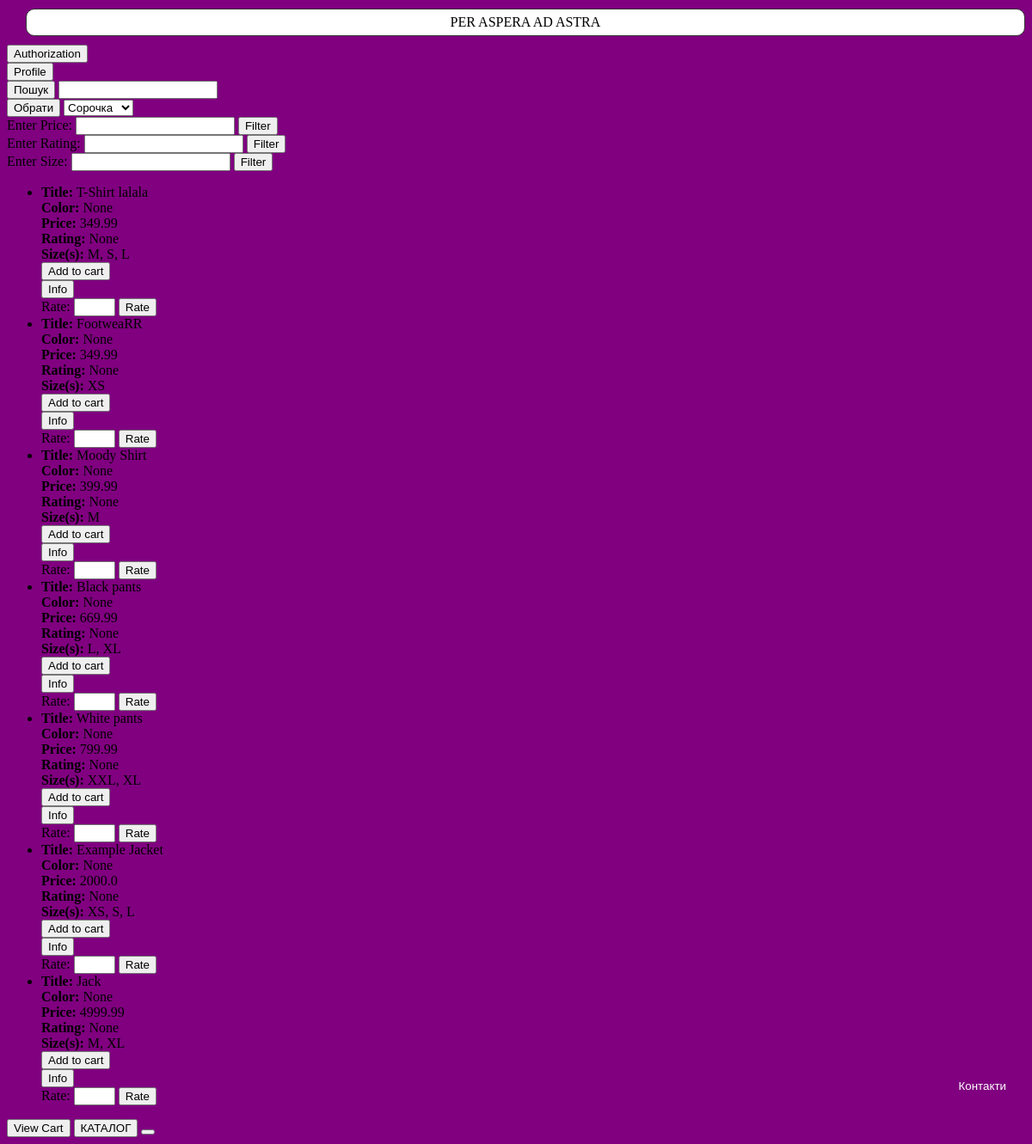
The page / on the database its author committed.
### tables this page shows
CREATE TABLE products
(
    product_id   INTEGER,
    seller_id    INTEGER,
    title        TEXT,
    price        REAL,
    rating       INTEGER,
    rating_count INTEGER,
    color        TEXT,
    primary key (product_id autoincrement),
    constraint products
        foreign key (seller_id) references seller
);

### server.py (the view)
@app.route('/')
def index():
    cursor.execute('''
                    SELECT products.product_id, products.title, products.color, products.price, products.rating, sizes.size
                    FROM products
                    JOIN sizes ON products.product_id = sizes.product_id
                    ORDER BY products.price ASC
                ''')
    result = cursor.fetchall()
    return render_template('index.html', result=result)

### templates/index.html (shortened to what this page needs)
<!DOCTYPE html>
<html lang="en" xmlns="http://www.w3.org/1999/html">
<head>
</head>
<body>
    <datails>
        <summary>PER ASPERA AD ASTRA</summary>
    </datails>
    <body>
        <div class="main-container">
    <div class="form-group">
        <a href="/authorization">
            <button type="button">Authorization</button>
        </a>
    </div>
</div>
        <div class="main-container">
    <div class="form-group">
        <a href="/profile">
            <button type="button">Profile</button>
        </a>
    </div>
</div>
       <form action="search" method="POST">
        <button onclick="changefont()">Пошук</button>
        <input type="text" name="query">
        </form>
        <form action="catalog" method="POST">
        <button onclick="changefont()">Обрати</button>
        <select name="clothes" id="clothesSelect">
            <option value="Shirt">Сорочка</option>
        </select>
        </form>
         <form action="/filter_price" method="GET" id="filterForm">
            <label for="price">Enter Price:</label>
            <input type="text" id="price" name="name" value="{{ price }}" required>
            <button type="submit">Filter</button>
         </form>
       <form action="/filter_rating" method="GET">
            <label for="rating">Enter Rating:</label>
            <input type="text" id="rating" name="name" value="{{ rating }}" required>
            <button type="submit">Filter</button>
         </form>
         <form action="/filter_size" method="POST">
            <label for="size">Enter Size:</label>
            <input type="text" id="size" name="query" required>
            <button type="submit">Filter</button>
         </form>
<ul id="infoContainer">
    {% set grouped_results = {} %}
{% for item in result %}
    {% set product_key = (item[0], item[1], item[2], item[3], item[4]) %}
{% endfor %}
    {% for product_key, sizes in grouped_results.items() %}
        <li>
            <strong>Title:</strong> {{ product_key[1] }} <br>
            <strong>Color:</strong> {{ product_key[2] }} <br>
            <strong>Price:</strong> {{ product_key[3] }} <br>
            <strong>Rating:</strong> {{ product_key[4] }} <br>
            <strong>Size(s):</strong> {{ sizes|join(', ') }} <br>
            <form id="addToBasketForm{{ product_key[0] }}" action="/add_to_basket" method="post">
                <button type="button" onclick="addToBasket('{{ product_key[0] }}')">Add to cart</button>
            </form>
            <form action="/title" method="get">
                <button type="button" id="viewDetailsButton" onclick="viewProductDetails('{{ product_key[0] }}')">Info</button>
            </form>
            <form action="/rating" method="POST" id="ratingForm" onsubmit="return rateProduct('{{ product_key[0] }}')">
                <label for="rating{{ product_key[0] }}">Rate:</label>
                <input type="number" id="rating{{ product_key[0] }}" name="rating" min="0" max="5" required>
                <button type="submit">Rate</button>
            </form>
        </li>
    {% endfor %}
</ul>
<button onclick="viewCart()">View Cart</button>
<button onclick="changeBg()">КАТАЛОГ</button>
    <button> </button>
     <button class="кнопка-контакти" onclick="показатиКонтакти()">Контакти</button>
    </body>
    <html />

### templates/index.html (style rules this page uses)
html { background-color: #800080; }
summary { height: 30px; width: 98%; position: relative; left: 1%; border: 1px solid #333; margin: 10px; text-align: center; line-height: 30px; border-radius: 10px; background-color: white; }
.кнопка-контакти { position: fixed; bottom: 50px; right: 10px; padding: 10px 20px; background-color: #800080; color: #fff; border: none; border-radius: 5px; cursor: pointer; }

### rows shown on the page
products: title "T-Shirt lalala", price "349.99"
products: title "FootweaRR", price "349.99"
products: title "Moody Shirt", price "399.99"
products: title "Black pants", price "669.99"
products: title "White pants", price "799.99"
products: title "Example Jacket", price "2000.0"
products: title "Jack", price "4999.99"

### other values the page prints
{{ product_key[2] }} "None" "None" "None" "None" "None" "None" "None"
{{ product_key[4] }} "None" "None" "None" "None" "None" "None" "None"
{{ sizes|join(', ') }} "M, S, L" "XS" "M" "L, XL" "XXL, XL" "XS, S, L" "M, XL"
